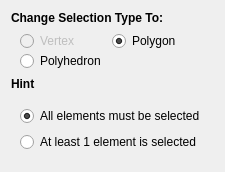
<?xml version="1.0" encoding="UTF-8"?>
<ui version="4.0">
 <class>ChangeSelectionTypeConfig</class>
 <widget class="QWidget" name="ChangeSelectionTypeConfig">
  <property name="geometry">
   <rect>
    <x>0</x>
    <y>0</y>
    <width>200</width>
    <height>154</height>
   </rect>
  </property>
  <property name="windowTitle">
   <string>Form</string>
  </property>
  <layout class="QVBoxLayout" name="verticalLayout">
   <item>
    <widget class="QLabel" name="label">
     <property name="sizePolicy">
      <sizepolicy hsizetype="Maximum" vsizetype="Maximum">
       <horstretch>0</horstretch>
       <verstretch>0</verstretch>
      </sizepolicy>
     </property>
     <property name="font">
      <font>
       <weight>75</weight>
       <bold>true</bold>
      </font>
     </property>
     <property name="text">
      <string>Change Selection Type To:</string>
     </property>
    </widget>
   </item>
   <item>
    <widget class="QWidget" name="widget_element_type" native="true">
     <property name="sizePolicy">
      <sizepolicy hsizetype="Maximum" vsizetype="Maximum">
       <horstretch>0</horstretch>
       <verstretch>0</verstretch>
      </sizepolicy>
     </property>
     <layout class="QGridLayout" name="gridLayout">
      <property name="leftMargin">
       <number>9</number>
      </property>
      <property name="topMargin">
       <number>0</number>
      </property>
      <property name="bottomMargin">
       <number>0</number>
      </property>
      <property name="verticalSpacing">
       <number>0</number>
      </property>
      <item row="0" column="0">
       <widget class="QRadioButton" name="radio_vertex">
        <property name="enabled">
         <bool>false</bool>
        </property>
        <property name="text">
         <string>Vertex</string>
        </property>
       </widget>
      </item>
      <item row="0" column="1">
       <widget class="QRadioButton" name="radio_polygon">
        <property name="text">
         <string>Polygon</string>
        </property>
        <property name="checked">
         <bool>true</bool>
        </property>
       </widget>
      </item>
      <item row="1" column="0">
       <widget class="QRadioButton" name="radio_polyhedron">
        <property name="text">
         <string>Polyhedron</string>
        </property>
       </widget>
      </item>
     </layout>
    </widget>
   </item>
   <item>
    <widget class="QLabel" name="label_2">
     <property name="sizePolicy">
      <sizepolicy hsizetype="Maximum" vsizetype="Maximum">
       <horstretch>0</horstretch>
       <verstretch>0</verstretch>
      </sizepolicy>
     </property>
     <property name="font">
      <font>
       <weight>75</weight>
       <bold>true</bold>
      </font>
     </property>
     <property name="toolTip">
      <string/>
     </property>
     <property name="text">
      <string>Hint</string>
     </property>
    </widget>
   </item>
   <item>
    <widget class="QWidget" name="widget" native="true">
     <layout class="QVBoxLayout" name="verticalLayout_2">
      <item>
       <widget class="QRadioButton" name="radioButton_all">
        <property name="toolTip">
         <string>I.E.: If changing from polygon to polyhedron, a polyhedron will be selected if all it's polygons are selected</string>
        </property>
        <property name="text">
         <string>All elements must be selected</string>
        </property>
        <property name="checkable">
         <bool>true</bool>
        </property>
        <property name="checked">
         <bool>true</bool>
        </property>
       </widget>
      </item>
      <item>
       <widget class="QRadioButton" name="radioButton_at_least1">
        <property name="toolTip">
         <string>I.E.: If changing from polygon to polyhedron, a polyhedron will be selected if at least one of it's polygons is selected.</string>
        </property>
        <property name="text">
         <string>At least 1 element is selected</string>
        </property>
       </widget>
      </item>
     </layout>
    </widget>
   </item>
  </layout>
 </widget>
 <resources/>
 <connections/>
</ui>
